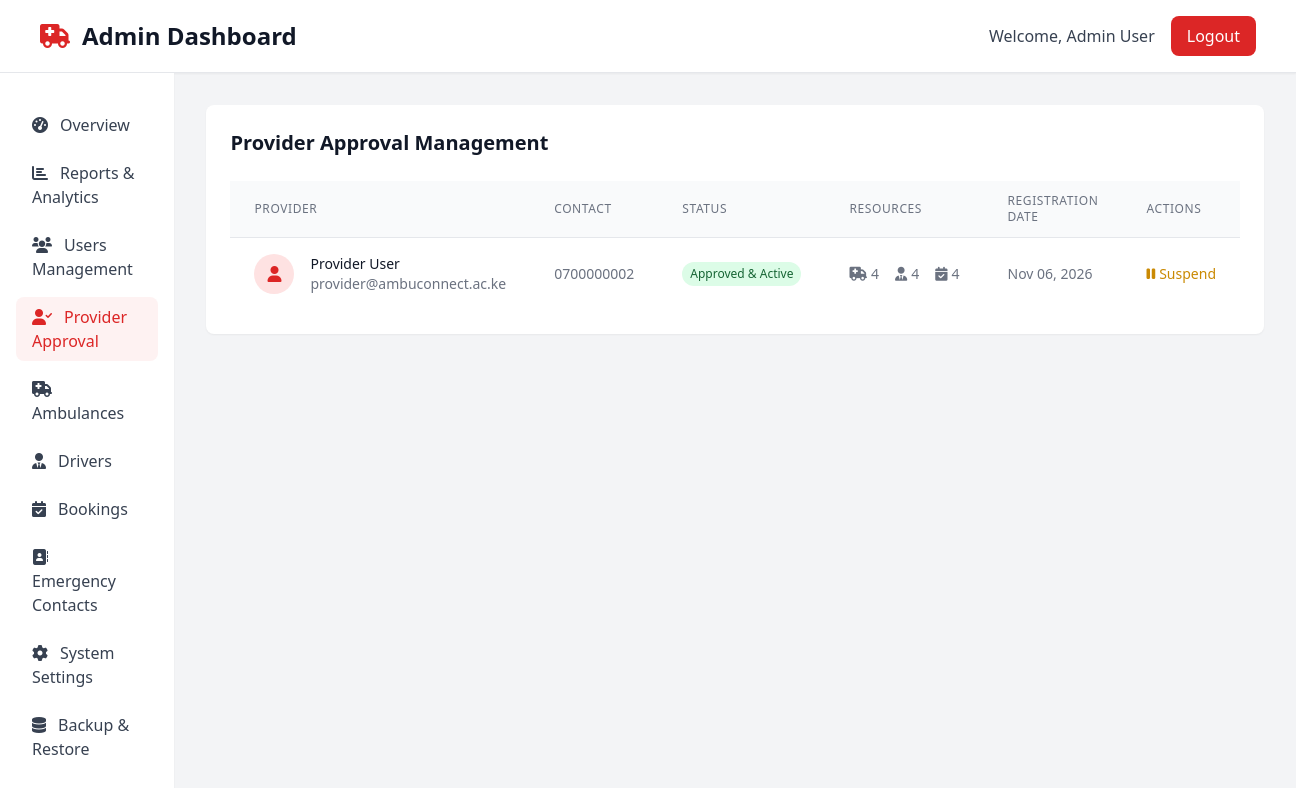
The page /admin/provider-approval.php (signed in) on the database its author committed.
### tables this page shows
CREATE TABLE IF NOT EXISTS users (
    id INT AUTO_INCREMENT PRIMARY KEY,
    fullname VARCHAR(100) NOT NULL,
    email VARCHAR(100) NOT NULL UNIQUE,
    phone VARCHAR(20) NOT NULL,
    account_type ENUM('user', 'provider', 'admin') NOT NULL,
    password VARCHAR(255) NOT NULL,
    otp VARCHAR(6) DEFAULT NULL,
    otp_timestamp TIMESTAMP NULL,
    is_active BOOLEAN DEFAULT TRUE,
    email_verified BOOLEAN DEFAULT FALSE,
    is_approved BOOLEAN DEFAULT TRUE,
    rejection_reason TEXT NULL,
    created_at TIMESTAMP DEFAULT CURRENT_TIMESTAMP,
    updated_at TIMESTAMP DEFAULT CURRENT_TIMESTAMP ON UPDATE CURRENT_TIMESTAMP
);

### admin/provider-approval.php (the view, shortened to what this page needs)
<?php
include '../config.php';
$sql = "SELECT u.*,
            COUNT(a.id) as ambulance_count,
            COUNT(d.id) as driver_count,
            COUNT(b.id) as booking_count
        FROM users u
        LEFT JOIN ambulances a ON u.id = a.provider_id
        LEFT JOIN drivers d ON u.id = d.provider_id
        LEFT JOIN bookings b ON a.id = b.ambulance_id
        WHERE u.account_type = 'provider'
        GROUP BY u.id
        ORDER BY u.created_at DESC";
$providers = $conn->query($sql);
include '../includes/header.php';
include '../includes/sidebar.php';
?>
        <main class="flex-1 p-8">
            <section class="mb-8">
                <div class="bg-white rounded-lg shadow-sm p-6">
                    <h2 class="text-xl font-semibold text-gray-900 mb-6">Provider Approval Management</h2>
                    <div class="overflow-x-auto">
                        <table class="min-w-full divide-y divide-gray-200">
                            <thead class="bg-gray-50">
                                <tr>
                                    <th class="px-6 py-3 text-left text-xs font-medium text-gray-500 uppercase tracking-wider">Provider</th>
                                    <th class="px-6 py-3 text-left text-xs font-medium text-gray-500 uppercase tracking-wider">Contact</th>
                                    <th class="px-6 py-3 text-left text-xs font-medium text-gray-500 uppercase tracking-wider">Status</th>
                                    <th class="px-6 py-3 text-left text-xs font-medium text-gray-500 uppercase tracking-wider">Resources</th>
                                    <th class="px-6 py-3 text-left text-xs font-medium text-gray-500 uppercase tracking-wider">Registration Date</th>
                                    <th class="px-6 py-3 text-left text-xs font-medium text-gray-500 uppercase tracking-wider">Actions</th>
                                </tr>
                            </thead>
                            <tbody class="bg-white divide-y divide-gray-200">
                                <?php if ($providers->num_rows > 0): ?>
                                    <?php while ($provider = $providers->fetch_assoc()): ?>
                                    <tr>
                                        <td class="px-6 py-4 whitespace-nowrap">
                                            <div class="flex items-center">
                                                <div class="flex-shrink-0 h-10 w-10">
                                                    <div class="h-10 w-10 rounded-full bg-red-100 flex items-center justify-center">
                                                        <i class="fas fa-user text-red-600"></i>
                                                    </div>
                                                </div>
                                                <div class="ml-4">
                                                    <div class="text-sm font-medium text-gray-900">
                                                        <?php echo htmlspecialchars($provider['fullname']); ?>
                                                    </div>
                                                    <div class="text-sm text-gray-500">
                                                        <?php echo htmlspecialchars($provider['email']); ?>
                                                    </div>
                                                </div>
                                            </div>
                                        </td>
                                        <td class="px-6 py-4 whitespace-nowrap text-sm text-gray-500">
                                            <?php echo htmlspecialchars($provider['phone']); ?>
                                        </td>
                                        <td class="px-6 py-4 whitespace-nowrap">
                                            <div class="flex flex-col space-y-1">
                                                <span class="px-2 py-1 text-xs font-medium rounded-full
                                                    <?php
                                                    if (!$provider['is_active']) {
                                                        echo 'bg-red-100 text-red-800';
                                                    } elseif (!$provider['is_approved']) {
                                                        echo 'bg-yellow-100 text-yellow-800';
                                                    } else {
                                                        echo 'bg-green-100 text-green-800';
                                                    }
                                                    ?>">
                                                    <?php
                                                    if (!$provider['is_active']) {
                                                        echo 'Suspended';
                                                    } elseif (!$provider['is_approved']) {
                                                        echo 'Pending Approval';
                                                    } else {
                                                        echo 'Approved & Active';
                                                    }
                                                    ?>
                                                </span>
                                            </div>
                                        </td>
                                        <td class="px-6 py-4 whitespace-nowrap text-sm text-gray-500">
                                            <div class="flex space-x-4">
                                                <span class="flex items-center">
                                                    <i class="fas fa-ambulance mr-1"></i>
                                                    <?php echo $provider['ambulance_count']; ?>
                                                </span>
                                                <span class="flex items-center">
                                                    <i class="fas fa-user-tie mr-1"></i>
                                                    <?php echo $provider['driver_count']; ?>
                                                </span>
                                                <span class="flex items-center">
                                                    <i class="fas fa-calendar-check mr-1"></i>
                                                    <?php echo $provider['booking_count']; ?>
                                                </span>
                                            </div>
                                        </td>
                                        <td class="px-6 py-4 whitespace-nowrap text-sm text-gray-500">
                                            <?php echo date('M d, Y', strtotime($provider['created_at'])); ?>
                                        </td>
                                        <td class="px-6 py-4 whitespace-nowrap text-sm font-medium">
                                            <div class="flex space-x-2">
                                                <?php if (!$provider['is_approved']): ?>
                                                    <button onclick="approveProvider(<?php echo $provider['id']; ?>)"
                                                            class="text-green-600 hover:text-green-900">
                                                        <i class="fas fa-check mr-1"></i>Approve
                                                    </button>
                                                    <button onclick="rejectProvider(<?php echo $provider['id']; ?>)"
                                                            class="text-red-600 hover:text-red-900">
                                                        <i class="fas fa-times mr-1"></i>Reject
                                                    </button>
                                                <?php elseif ($provider['is_active']): ?>
                                                    <button onclick="suspendProvider(<?php echo $provider['id']; ?>)"
                                                            class="text-yellow-600 hover:text-yellow-900">
                                                        <i class="fas fa-pause mr-1"></i>Suspend
                                                    </button>
                                                <?php endif; ?>
                                            </div>
                                        </td>
                                    </tr>
                                    <?php endwhile; ?>
                                <?php else: ?>
                                    <tr>
                                        <td colspan="6" class="px-6 py-4 text-center text-gray-500">No providers found</td>
                                    </tr>
                                <?php endif; ?>
                            </tbody>
                        </table>
                    </div>
                </div>
            </section>
        </main>
<?php include '../includes/footer.php'; ?>

### rows shown on the page
users: fullname "Provider User", email "provider@ambuconnect.ac.ke", phone "0700000002", is_active "Approved & Active", ambulance_count "4", driver_count "4", booking_count "4", created_at "Nov 06, 2026"

### other values the page prints
$dashboard_type "Admin"
$_SESSION['fullname'] "Admin User"
